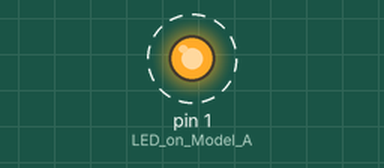
Bench run of a sketch on a simulated Arduino Uno, built with avr-gcc and run on an emulated ATmega328P. On the bench: output pins drawn as LEDs (lit = HIGH). Dashed ring = blinking.

Above: at 0.05 s.
Timing chart, 0 to 3.0 s (numbered marks = the images above):
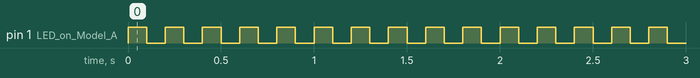

Measured:
- by itself, pin 1 (LED_on_Model_A): alternates HIGH for 0.10 s and LOW for 0.10 s

The sketch:

sketch_led_blink.ino
```cpp
// the setup routine runs once when you press reset:
void setup() {
  // initialize the digital pin as an output.
  pinMode(1, OUTPUT); //LED on Model A
}

// the loop routine runs over and over again forever:
void loop() {
  // digitalWrite(0, HIGH);   // turn the LED on (HIGH is the voltage level)
  digitalWrite(1, HIGH);
  delay(100);               // wait for a second
  // digitalWrite(0, LOW);    // turn the LED off by making the voltage LOW
  digitalWrite(1, LOW);
  delay(100);               // wait for a second
}
```
